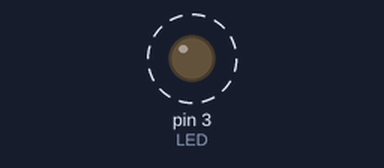
The sketch below on a simulated Arduino Uno, built with avr-gcc and run on an emulated ATmega328P. Parts: output pins drawn as LEDs (lit = HIGH). Dashed ring = blinking. What the sketch prints to the serial monitor is not drawn.

Above: at 0.2 s.
Timing chart, 0 to 3.0 s (numbered marks = the images above):
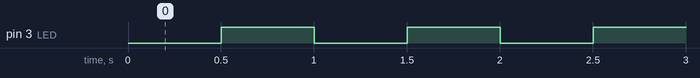

Measured:
- by itself, pin 3 (LED): alternates HIGH for 0.50 s and LOW for 0.50 s

The sketch:

Blink_PrintCount.ino
```cpp
#include <TimerOne.h>

#define LED 3
#define PWM_PORT 9

void setup() {
  Serial.begin(9600);
  pinMode(LED,OUTPUT);
  Timer1.initialize(500000); // every half a second
  //Timer1.pwm(PWM_PORT, 1024); // 1024 equals to 100%; 512 equals to 50% of the duty cycle
  Timer1.attachInterrupt(callback);
}

volatile unsigned long blinkCount = 0; // use volatile for shared variables

void loop() {
  //// ALWAYS TURN ON
  //analogWrite(PWM_PORT, 255); // The difference between using analogWrite and Timer, is that on analogWrite the period is already default.

  unsigned long blinkCopy;  // holds a copy of the blinkCount

  // to read a variable which the interrupt code writes, we
  // must temporarily disable interrupts, to be sure it will
  // not change while we are reading.  To minimize the time
  // with interrupts off, just quickly make a copy, and then
  // use the copy while allowing the interrupt to keep working.
  noInterrupts();
  blinkCopy = blinkCount;
  interrupts();

  Serial.print("blinkCount = ");
  Serial.println(blinkCopy);
  delay(1000);
}

void callback()
{
  blinkCount += 1;
  static bool flag = false;
  if(flag) // Turn Off
  {
    digitalWrite(LED, LOW);
  }
  else // Turn On
  {
    digitalWrite(LED, HIGH);
  }
  flag = !flag;
}
```
